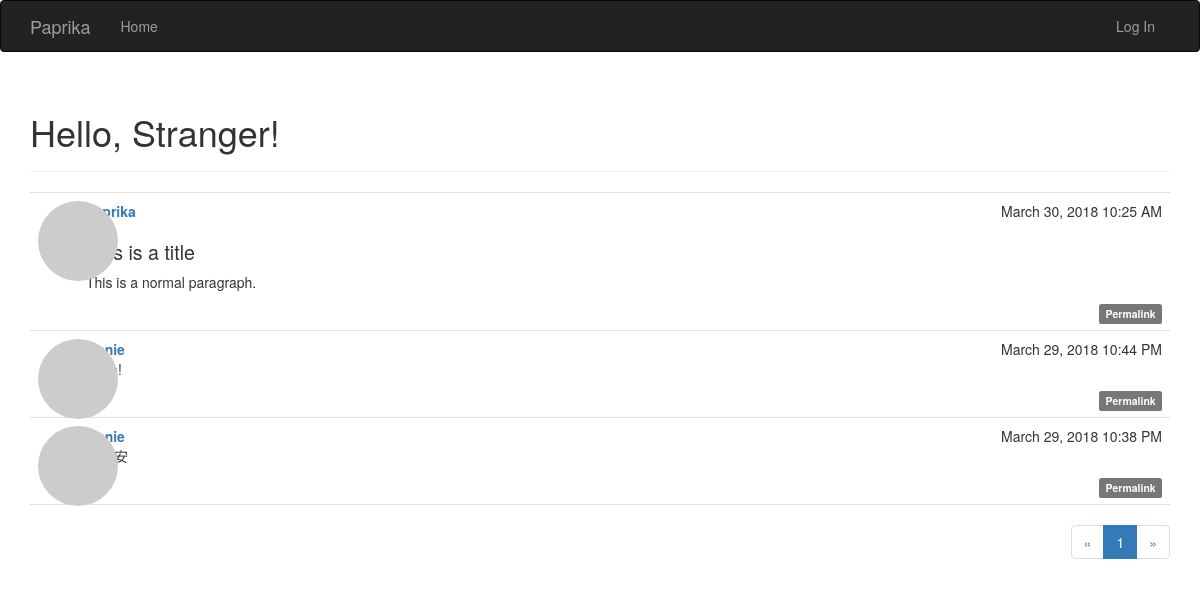
Before: / with the older database file.
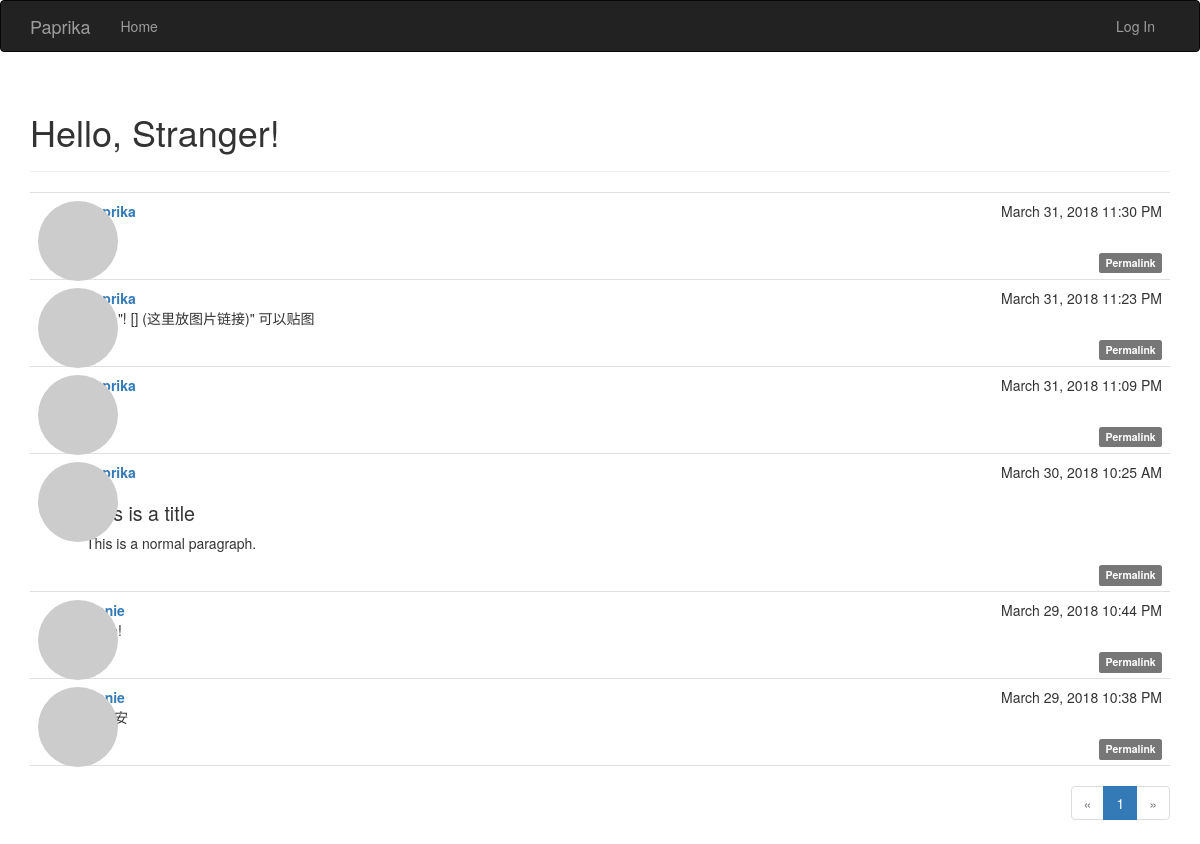
After: the same page with the newer database file.
### app/models.py (models this page shows, shortened)
class Post(db.Model):
    __tablename__ = 'posts'
    id = db.Column(db.Integer, primary_key=True)
    body = db.Column(db.Text)
    timestamp = db.Column(db.DateTime, index=True, default=datetime.now)
    author_id = db.Column(db.Integer, db.ForeignKey('users.id'))
    body_html = db.Column(db.Text)

class User(UserMixin, db.Model):
    __tablename__ = 'users'
    id = db.Column(db.Integer, primary_key=True)
    email = db.Column(db.String(64), unique=True, index=True)
    username = db.Column(db.String(64), unique=True, index=True)
    role_id = db.Column(db.Integer, db.ForeignKey('roles.id'))
    password_hash = db.Column(db.String(128))
    confirmed = db.Column(db.Boolean, default=False)
    name = db.Column(db.String(64))
    location = db.Column(db.String(64))
    about_me = db.Column(db.Text())
    member_since = db.Column(db.DateTime(), default=datetime.now)
    last_seen = db.Column(db.DateTime(), default=datetime.now)
    followed = db.relationship('Follow', foreign_keys=[Follow.follower_id], backref=db.backref('follower', lazy='joined'), lazy='dynamic', cascade='all, delete-orphan')
    follower = db.relationship('Follow', foreign_keys=[Follow.followed_id],
                               backref=db.backref('followed', lazy='joined'), lazy='dynamic',
                               cascade='all, delete-orphan')
    avatar_hash = db.Column(db.String(32))
    posts = db.relationship('Post', backref='author', lazy='dynamic')
    @property
    def password(self):
        raise AttributeError('password is not a readable attribute')
    def gravatar(self, size=100, default='identicon', rating='g'):
        if request.is_secure:
            url = 'https://secure.gravatar.com/avatar'
        else:
            url = 'https://www.gravatar.com/avatar'
        hash = self.avatar_hash or hashlib.md5(self.email.encode('utf-8')).hexdigest()
        return '{url}/{hash}?s={size}&d={default}&r={rating}'.format(
            url=url, hash=hash, size=size, default=default, rating=rating)

### app/main/views.py (the view)
@main.route('/', methods=['GET', 'POST'])
def index():
    form = PostForm()
    if current_user.can(Permission.WRITE) and form.validate_on_submit():
        post = Post(body=form.body.data, author=current_user._get_current_object()) # 11章「博客文章」有说明，获取真正的用户对象
        db.session.add(post)
        db.session.commit()
        return redirect(url_for('.index'))
    page = request.args.get('page', 1, type=int)
    pagination = Post.query.order_by(Post.timestamp.desc()).paginate(page, per_page=current_app.config['FLASKY_POSTS_PER_PAGE'], error_out=False)
    posts = pagination.items
    return render_template('index.html', form=form, posts=posts, pagination=pagination)

### app/auth/views.py (called while the page is built)
@auth.before_app_request
def before_request():
    if current_user.is_authenticated:
        current_user.ping()
        if  not current_user.confirmed \
                and request.endpoint \
                and request.blueprint != 'auth' \
                and request.endpoint != 'static':
            return redirect(url_for('auth.unconfirmed'))

### app/main/__init__.py (called while the page is built)
@main.app_context_processor
def inject_permission():
    return dict(Permission=Permission)

### app/models.py (called while the page is built)
    def can(self, permissions):
        return False

    def is_admin(self):
        return False

### app/templates/index.html (shortened to what this page needs)
{% extends "base.html" %}
{% import "bootstrap/wtf.html" as wtf %}
{% import "_macros.html" as macros %}
{% block page_content %}
<div class="page-header">
    <h1>Hello, {% if current_user.is_authenticated %}{{ current_user.username }}{% else %}Stranger{% endif %}!</h1>
</div>
{% include '_posts.html' %}
{% if pagination %}
<div class="pagination">
    {{ macros.pagination_widget(pagination, '.index') }}
</div>
{% endif %}
{% endblock %}

### app/templates/_posts.html (shortened to what this page needs)
<ul class="posts">
    {% for post in posts %}
    <li class="post">
        <div class="post-thumbnail">
            <a href="{{ url_for('.user', username=post.author.username) }}">
                <img class="img-circle profile-thumbnail" src="{{ post.author.gravatar(size=40) }}">
            </a>
        </div>
        <div class="post-content">
            <div class="post-date">{{ moment(post.timestamp).format("LLL") }}</div>
            <div class="post-author"><a href="{{ url_for('.user', username=post.author.username) }}">{{ post.author.username }}</a></div>
            <div class="post-body">
                {% if post.body_html %}
                    {{ post.body_html | safe}}
                {% else %}
                    {{ post.body }}
                {% endif %}
            </div>
            <div class="post-footer">
                <a href="{{ url_for('.post', id=post.id) }}">
                    <span class="label label-default">Permalink</span>
                </a>
            </div>
        </div>
    </li>
    {% endfor %}
</ul>

Changed rows visible on the page:
added Post: timestamp "March 31, 2018 11:30 PM", author.username "paprika"
added Post: timestamp "March 31, 2018 11:23 PM", author.username "paprika", body_html "使用 \"! [] (这里放图片链接)\" 可以贴图"
added Post: timestamp "March 31, 2018 11:09 PM", author.username "paprika"
